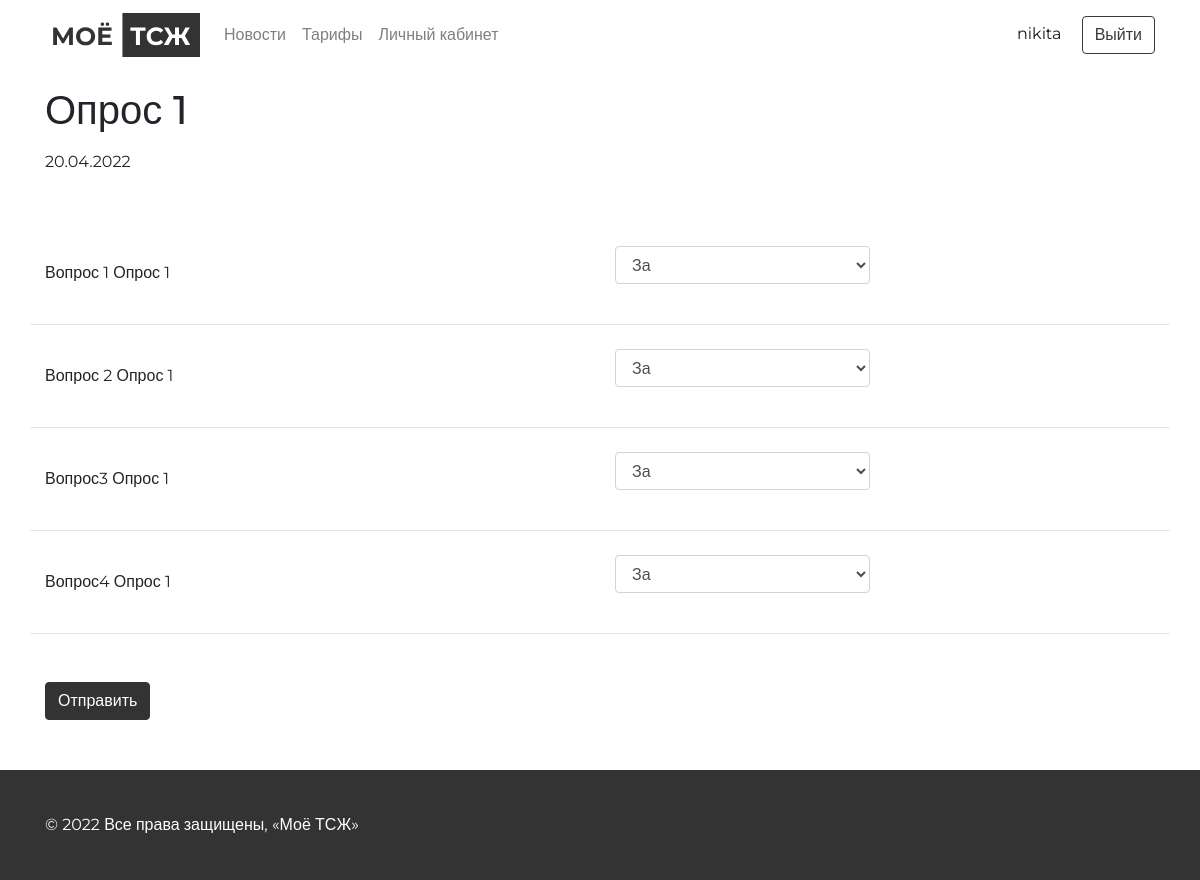
Page /survey/1/ (signed in) on the committed database.
### users/models.py (models this page shows, shortened)
class User(AbstractBaseUser, PermissionsMixin):
    username_validator = UnicodeUsernameValidator()
    username = models.CharField(
        _("username"),
        max_length=150,
        unique=True,
        help_text=_(
            "Required. 150 characters or fewer. Letters, "
            "digits and @/./+/-/_ only."
        ),
        validators=[username_validator],
        error_messages={
            "unique": _("A user with that username already exists."),
        },
    )
    first_name = models.CharField(_("Имя"), max_length=30)
    last_name = models.CharField(_("Фамилия"), max_length=150)
    patronymic = models.CharField(_("Отчество"), max_length=150)
    email = models.EmailField(_("Электронная почта"))
    phone = models.CharField(_("Номер телефона"), max_length=25)
    flat = models.ForeignKey(Flat, on_delete=models.CASCADE, verbose_name=_("Квартира"), null=True)
    is_staff = models.BooleanField(
        _("Администратор"),
        default=False,
        help_text=_(
            "Designates whether the user can log into this admin site."
        ),
    )
    is_active = models.BooleanField(
        _("Активный"),
        default=True,
        help_text=_(
            "Designates whether this user should be treated as active. "
            "Unselect this instead of deleting accounts."
        ),
    )
    date_joined = models.DateTimeField(_("Дата создания учетной записи"), default=timezone.now)
    objects = UserManager()
    EMAIL_FIELD = "email"
    USERNAME_FIELD = "username"
    REQUIRED_FIELDS = ["email"]
    class Meta:
        verbose_name = _("Пользователь")
        verbose_name_plural = _("Пользователи")

### survey/models.py (models this page shows, shortened)
class Survey(models.Model):
    title = models.CharField(max_length=255, verbose_name=_("Название"))
    date = models.DateTimeField(
        default=datetime.now, verbose_name=_("Дата публикации")
    )
    class Meta:
        verbose_name = _("Опрос")
        verbose_name_plural = _("Опросы")

class QuestionForSurvey(models.Model):
    title = models.CharField(max_length=255, verbose_name=_("Название"))
    survey = models.ForeignKey(
        Survey,
        verbose_name=_("Опрос"),
        on_delete=models.CASCADE,
        null=True,
        blank=True,
    )
    class Meta:
        verbose_name = _("Вопрос к опросу")
        verbose_name_plural = _("Вопросы к опросу")

### survey/views.py (the view)
# urls.py: path("<int:pk>/", SurveyDetailView.as_view(), name="detail"),
class SurveyDetailView(DetailView):
    model = Survey
    template_name = "survey/detail.html"
    def get_context_data(self, **kwargs):
        context = super().get_context_data(**kwargs)
        survey = Survey.objects.get(id=self.kwargs['pk'])
        context['survey'] = survey
        context['questions'] = QuestionForSurvey.objects.filter(survey=survey)
        context['user_survey'] = UserSurvey.objects.filter(survey=survey, user=self.request.user)
        return context

### templates/survey/detail.html (shortened to what this page needs)
{% extends "base.html" %}
{% load static %}
{% block header %}
  {% include 'include/header.html' %}
{% endblock header %}
{% block content %}
  {% if user_survey|length == 1 %}
    <section style="min-height: 80vh;" class="survey-detail">
      <div class="container">
        <div class="row">
          <div class="col-12">
            <h2>
              Вы уже оставили свой голос!
            </h2>
            <a class="btn mt-3 main-btn" href="{% url 'home'%}">На главную</a>
          </div>
        </div>
      </div>
    </section>
  {% elif user_survey|length == 0 %}
    <section class="survey-detail">
      <div class="container">
        <div class="row">
          <div class="col-12 mb-5 mt-3">
            <h1>
              {{survey.title}}
            </h1>
            <p class="mt-3">
              {{ survey.date|date:"d.m.Y" }}
            </p>
          </div>
          <div class="col-12">
            <form action="{% url 'survey:users-response-to-survey' pk=survey.pk %}" method="POST">
              <div class="row">
                {% for question in questions %}
                  <div class="col-12 ">
                    <div style="border-bottom: 1px solid #E5E5E5" class="row align-items-center py-4">
                      <div class="col-6">
                        <p>{{question.title}}</p>
                      </div>
                      <div class="col-3">
                        <div class="form-group">
                          <select class="form-control" id="{{question.id}}" name="{{question.id}}">
                            <option value="AGREE">За</option>
                          </select>
                        </div>
                      </div>
                    </div>
                  </div>
                {% endfor %}
                <div class="col-12 mt-5">
                  <input class="btn main-btn" type="submit" value="Отправить">
                </div>
              </div>
            </form>
          </div>
        </div>
      </div>
    </section>
  {% endif %}
{% endblock content%}
{% block footer %}
  {% include 'include/footer.html' %}
{% endblock footer %}

### templates/include/header.html (shortened to what this page needs)
{% load static %}
<nav class="navbar navbar-expand-lg navbar-light bg-white fixed-top">
  <div class="container">
    <a href="{% url 'home' %}">
      <img class="header-logo" src="{% static 'images/logo.svg' %}" alt="logo">
    </a>
    <div class="collapse navbar-collapse" id="navbarText">
      <ul class="navbar-nav mr-auto ml-3">
        <li class="nav-item">
          <a class="nav-link" href="{% url 'reference:news-list'  %}">Новости</a>
        </li>
        <li class="nav-item">
          <a class="nav-link" href="{% url 'reference:tariff'  %}">Тарифы</a>
        </li>
        {% if user.is_authenticated %}
          <li class="nav-item">
            <a class="nav-link" href="{% url 'users:account' %}">Личный кабинет</a>
          </li>
        {% endif %}
      </ul>
      <span class="navbar-text">
        {% if user.is_authenticated %}
          <a href="{% url 'users:account'  %}" class="mr-3">
            {{request.user.username}}
          </a>
          <button onclick="location.href='{% url 'logout' %}'" type="button" class="btn btn-outline-dark">Выйти</button>
        {% else %}
          <button onclick="location.href='{% url 'login' %}'" type="button" class="btn btn-outline-dark">Войти</button>
        {% endif %}
      </span>
    </div>
  </div>
</nav>

### static/css/main.css (style rules this page uses)
body { font-family: 'Montserrat', sans-serif; font-weight: 400; font-size: 16px; }
.account, .index, .registration, .news-detail, .news-list, .meter-readings, .tariff, .survey-list, .survey-detail, .calling-wizard { padding-top: 70px; }
.main-btn { color: #fff; background-color: #333; border-color: #333; }
*, *::before, *::after { box-sizing: border-box; }
ul[class], ol[class] { padding: 0; }
body, h1, h2, h3, h4, p, ul[class], ol[class], li, figure, figcaption, blockquote, dl, dd { margin: 0; }
body { min-height: 100vh; scroll-behavior: smooth; text-rendering: optimizeSpeed; line-height: 1.5; }
ul[class], ol[class] { list-style: none; }
a:not([class]) { text-decoration-skip-ink: auto; }
img { max-width: 100%; display: block; }
input, button, textarea, select { font: inherit; }

### rows in the picture
User: user.username "nikita"
Survey: title "Опрос 1", date "20.04.2022"
QuestionForSurvey: title "Вопрос 1 Опрос 1", id "За"
QuestionForSurvey: title "Вопрос 2 Опрос 1", id "За"
QuestionForSurvey: title "Вопрос3 Опрос 1", id "За"
QuestionForSurvey: title "Вопрос4 Опрос 1", id "За"
